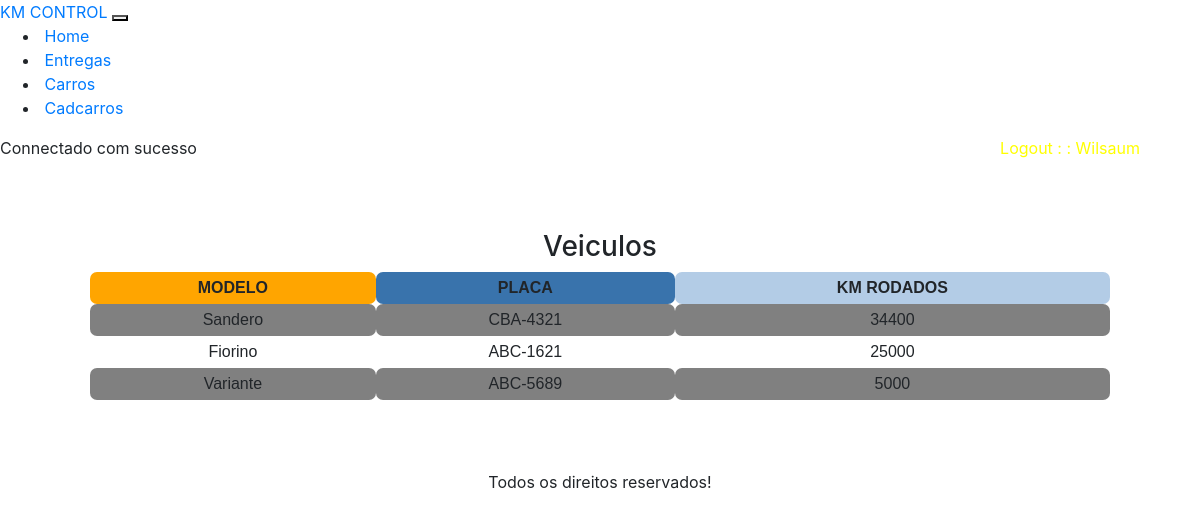
Page /sistemadefrota/carros (signed in) on the committed database.
### tables this page shows
CREATE TABLE `cadcarros` (
  `ID_Cadcarros` int(11) NOT NULL,
  `Modelo` varchar(100) NOT NULL,
  `Placa` varchar(10) NOT NULL,
  `Odometro` decimal(10,0) NOT NULL,
  `status` tinyint(1) DEFAULT NULL
);

### sistemadefrota/Controllers/CarrosController.php (called while the page is built, shortened)
<?php
	class CarrosController
	{
		private $view;
		public function __construct(){
			$this->view = new \Views\MainView('carros');
		}
		public function executar(){
			$this->view->render(array('titulo'=>'carros'));
		}
	}
?>

### sistemadefrota/index.php (called while the page is built, shortened)
<?php
	$app = new Application();
	$app->executarApp();
?>

### sistemadefrota/Views/pages/carros.php (the view, shortened to what this page needs)
<?php
      require_once 'Models/Carros.php';
      $cars = new Carros();
      $cars->conectar("127.0.0.1","root","");
    $list = $cars->listar();
?>
<!Doctype html>
<html lang="en">
  <head>
    <link rel="stylesheet" href="<?php echo INCLUDE_PATH_FULL?>css/bootstrap.min.css">
  </head>
  <body>
      	<div class="a">
            <h3 sytle="text-align:center;">Veiculos</h3>
            <div><table>
              <tr><th style="background-color: orange;">MODELO</th><th style="background-color: #3973ac">PLACA</th><th style="background-color:#b3cce6;">KM RODADOS</th></tr>
                <?php  foreach($list as $key => $value){
                  if($key % 2 == 0){
                  echo "<tr style='background-color:gray;border-radius: 7px;'><td>".$value['Modelo']."</td><td>".$value['Placa']."</td><td>".$value['Odometro']."</tr>";
                  }else{
                     echo "<tr><td>".$value['Modelo']."</td><td>".$value['Placa']."</td><td>".$value['Odometro']."</tr>";
                  }
              }
                ?>
  		    </table></div>
        </div>
  </body>
</html>

### sistemadefrota/Application.php (shortened to what this page needs)
<?php
	class Application
	{
		public function executarApp(){
				$url = isset($_GET['url']) ? explode('/', $_GET['url'])[0]: 'Home';
				$url = ucfirst($url)."Controller";
				if(file_exists('Controllers/'.$url.'.php')){
						$controller = new $class();
						$controller->executar();
				}else{
						die("Não existe esse controlador");
				}
			}
		}
?>

### sistemadefrota/Views/MainView.php (shortened to what this page needs)
<?php
	 class MainView
	 {
	 		private $fileName;
	 		private $header;
	 		private $footer;
		 		public function __construct($fileName,$header='header',$footer='footer'){
	 				$this->fileName =$fileName;
	 				$this->header = $header;
	 				$this->footer = $footer;
	 			}
	 			public function render($arr=[]){
	 				if($this->fileName == 'login'){
	 					include('pages/'.$this->fileName.'.php');
	 					include('pages/templates/'.$this->footer.'.php');
	 				}else{
	 					include('pages/templates/'.$this->header.'.php');
	 					include('pages/'.$this->fileName.'.php');
	 					include('pages/templates/'.$this->footer.'.php');
	 			}
		 }
}
?>

### sistemadefrota/Views/pages/templates/header.php (shortened to what this page needs)
<!DOCTYPE html>
<head>
	<link href="<?php echo INCLUDE_PATH_FULL?>css/bootstrap.css" rel="stylesheet" type="text/css">
</head>
<body>
	<header>
		<div class="center">
			<nav class="navbar navbar-expand-md navbar-dark fixed-top bg-dark">
  				<a class="navbar-brand" href="#">KM CONTROL</a>
  				<button class="navbar-toggler" type="button" data-toggle="collapse" data-target="#navbarCollapse" aria-controls="navbarCollapse" aria-expanded="false" aria-label="Toggle navigation">
  				</button>
  				<div class="collapse navbar-collapse" id="navbarCollapse">
   					 <ul class="navbar-nav mr-auto">
					<?php
           foreach($this->menuItems as $key => $value){
      					  echo 	'<li class="nav-item"><a class="nav-link" href="'.strtolower($value).'">&nbsp;'.$value.'&nbsp;</a></li>';
     				}
            ?>
    				</ul>
 				</div>
         <div  class="nav-item" style="float:right;text-align:center;display:inline-block; margin-right: 5%;color:gray; "><a class="nav-link navbar-item" style="color:yellow;" href="?logout">Logout <?php    echo " : : ".$_SESSION['nome']; ?></a></div>
			</nav>
		</div>
	</header>

### sistemadefrota/Models/Carros.php (shortened to what this page needs)
<?php
	class Carros
	 {
	 		public $pdo;
			public 	function conectar($servername, $usuario, $senha){
					try {
  					$this->pdo = new PDO("mysql:host=$servername;dbname=km_control", $usuario, $senha);
  					$this->pdo->setAttribute(PDO::ATTR_ERRMODE, PDO::ERRMODE_EXCEPTION);
  							echo "Connectado com sucesso";
					} catch(PDOException $e) {
 							$msgErro = $e->getMessage();
							echo $msgErro;
					}
			}
			public function listar(){
				$sql = $this->pdo->prepare("SELECT Modelo,Placa,Odometro FROM cadcarros");
				$sql->execute();
				$list = $sql->fetchAll();
					return $list;
				}
			}
?>

### sistemadefrota/Views/pages/templates/footer.php
<footer style="text-align: center;">
	<p>Todos os direitos reservados!</p>
</footer>
</body>
</html>

### sistemadefrota/Views/pages/carros.php (style rules this page uses)
table { font-family: arial, sans-serif; border-collapse: collapse; width: 100%; position: center; border-radius: 7px; }
.a { margin: 70px auto; text-align: center; width: 85%; }
td, th { border-radius: 7px; padding: 4px; text-align: center; }
tr:nth-child(even) { background-color: #dddddd; }

### rows in the picture
cadcarros: Modelo "Sandero", Placa "CBA-4321", Odometro "34400"
cadcarros: Modelo "Fiorino", Placa "ABC-1621", Odometro "25000"
cadcarros: Modelo "Variante", Placa "ABC-5689", Odometro "5000"

### other values in the picture
$value "Home"
$value "Entregas"
$value "Carros"
$value "Cadcarros"
$_SESSION['nome'] "Wilsaum"
